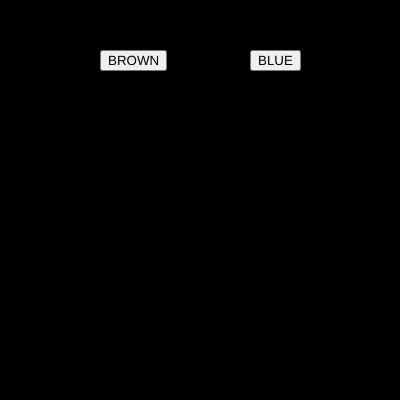
Frame 1 (no input)
Frame 60 (no input): identical to frame 1, image omitted
Frame 120 (the mouse pressed at the canvas centre since frame 60): identical to frame 1, image omitted

The p5.js sketch that drew this single still picture (run headless with seeded random() and noise() and a simulated clock; from frame 60 on, the mouse is pressed at the canvas centre):

// p5.js sketch
// ── sketch.js
var btn_brown;
var btn_blue;

var r = 0;
var g = 0;
var b = 0;

function setup() {
  createCanvas(400, 400);
  btn_brown = createButton("BROWN");
  btn_brown.position(100,50);
  btn_brown.mousePressed(brown_bg);
  
  
  btn_blue = createButton("BLUE");
  btn_blue.position(250,50);
  btn_blue.mousePressed(blue_bg);
  
}

function draw() {
  background(r,g,b);
}


function brown_bg()
{
  r = 150;
  g = 100;
  b =0;
}

function blue_bg()
{
  r = 0;
  g = 0;
  b =250;
}
